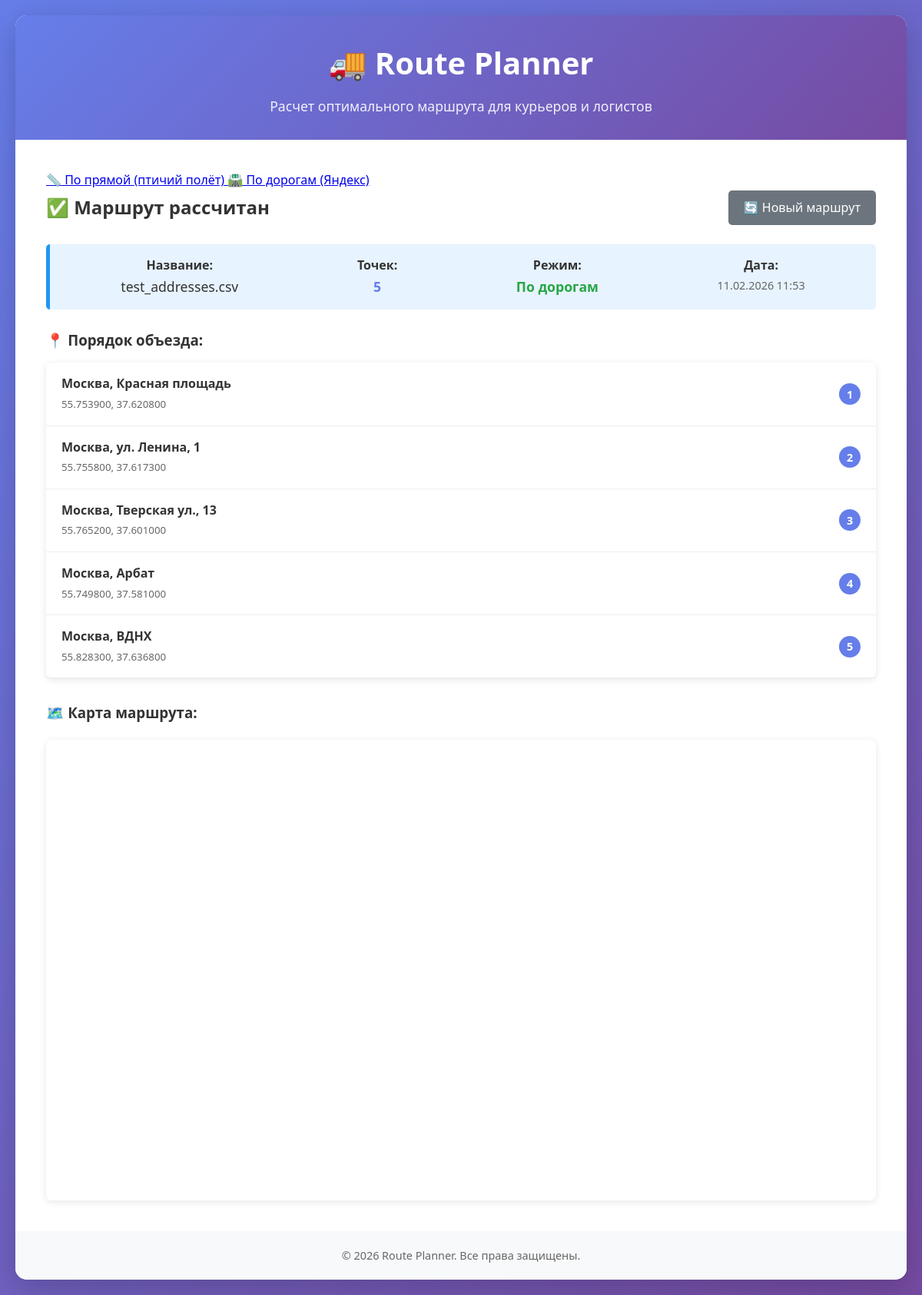
The app's page /result/1/yandex with its own data.
### models.py (models this page shows, shortened)
class Route(db.Model):
    __tablename__ = 'routes'
    id = db.Column(db.Integer, primary_key=True)
    name = db.Column(db.String(255), nullable=False)
    created_at = db.Column(db.DateTime, default=datetime.utcnow)
    total_distance = db.Column(db.Float)  # Общее расстояние в км
    waypoints = db.relationship('Waypoint', backref='route', lazy=True, cascade='all, delete-orphan')

class Waypoint(db.Model):
    __tablename__ = 'waypoints'
    id = db.Column(db.Integer, primary_key=True)
    route_id = db.Column(db.Integer, db.ForeignKey('routes.id'), nullable=False)
    address = db.Column(db.String(500), nullable=False)
    latitude = db.Column(db.Float, nullable=False)
    longitude = db.Column(db.Float, nullable=False)
    order_index = db.Column(db.Integer, nullable=False)  # Порядок в маршруте

### app.py (the view)
@app.route('/result/<int:route_id>/yandex')
def result_yandex(route_id):
    route = Route.query.get_or_404(route_id)
    waypoints = Waypoint.query.filter_by(route_id=route_id).order_by(Waypoint.order_index).all()
    yandex_api_key_js = os.getenv('YANDEX_API_KEY_JS')
    return render_template(
        'result_yandex.html',
        route=route,
        waypoints=waypoints,
        YANDEX_API_KEY_JS=yandex_api_key_js
    )

### templates/result_yandex.html (shortened to what this page needs)
{% extends "layout.html" %}
{% block content %}
    <div class="btn-group mb-3" role="group">
        <a href="{{ url_for('result', route_id=route.id) }}" class="btn btn-primary">
            📏 По прямой (птичий полёт)
        </a>
        <a href="{{ url_for('result_yandex', route_id=route.id) }}" class="btn btn-success active">
            🛣️ По дорогам (Яндекс)
        </a>
    </div>
    <div style="display: flex; justify-content: space-between; align-items: center; margin-bottom: 25px;">
        <h2>✅ Маршрут рассчитан</h2>
        <a href="{{ url_for('index') }}"
           style="background: #6c757d; color: white; padding: 10px 20px; text-decoration: none; border-radius: 5px;">
           🔄 Новый маршрут
        </a>
    </div>
    <div style="background: #e7f3ff; border-left: 5px solid #2196F3; padding: 15px; margin-bottom: 25px; border-radius: 5px;">
        <div style="display: flex; justify-content: space-around; text-align: center;">
            <div>
                <strong>Название:</strong><br>
                <span style="font-size: 1.1em;">{{ route.name }}</span>
            </div>
            <div>
                <strong>Точек:</strong><br>
                <span style="font-size: 1.1em; color: #667eea; font-weight: bold;">{{ waypoints|length }}</span>
            </div>
            <div>
                <strong>Режим:</strong><br>
                <span style="font-size: 1.1em; color: #28a745; font-weight: bold;">По дорогам</span>
            </div>
            <div>
                <strong>Дата:</strong><br>
                <span style="font-size: 0.9em; color: #666;">{{ route.created_at.strftime('%d.%m.%Y %H:%M') }}</span>
            </div>
        </div>
    </div>
    <h3 style="margin-bottom: 15px;">📍 Порядок объезда:</h3>
    <div style="background: white; border-radius: 8px; box-shadow: 0 2px 10px rgba(0,0,0,0.1); margin-bottom: 30px;">
        <ol style="padding: 0; margin: 0;">
            {% for waypoint in waypoints %}
                <li style="padding: 15px 20px; border-bottom: 1px solid #eee; display: flex; justify-content: space-between; align-items: center;">
                    <div>
                        <strong>{{ waypoint.address }}</strong><br>
                        <small style="color: #666;">{{ "%.6f"|format(waypoint.latitude) }}, {{ "%.6f"|format(waypoint.longitude) }}</small>
                    </div>
                    <span style="background: #667eea; color: white; width: 28px; height: 28px; border-radius: 50%; display: flex; align-items: center; justify-content: center; font-weight: bold; font-size: 0.9em;">
                        {{ loop.index }}
                    </span>
                </li>
            {% endfor %}
        </ol>
    </div>
    <h3 style="margin-bottom: 15px;">🗺️ Карта маршрута:</h3>
    <div id="map"></div>
{% endblock %}

### templates/layout.html (shortened to what this page needs)
<!DOCTYPE html>
<html lang="ru">
<head>
</head>
<body>
    <div class="container">
        <header>
            <h1>🚚 Route Planner</h1>
            <p class="subtitle">Расчет оптимального маршрута для курьеров и логистов</p>
        </header>
        <main>
            {% block content %}{% endblock %}
        </main>
        <footer>
            <p>© 2026 Route Planner. Все права защищены.</p>
        </footer>
    </div>
</body>
</html>

### templates/layout.html (style rules this page uses)
* { margin: 0; padding: 0; box-sizing: border-box; }
body { font-family: 'Segoe UI', Tahoma, Geneva, Verdana, sans-serif; line-height: 1.6; color: #333; background: linear-gradient(135deg, #667eea 0%, #764ba2 100%); min-height: 100vh; padding: 20px; }
.container { max-width: 1200px; margin: 0 auto; background: white; border-radius: 15px; box-shadow: 0 10px 40px rgba(0, 0, 0, 0.2); overflow: hidden; }
header { background: linear-gradient(135deg, #667eea 0%, #764ba2 100%); color: white; padding: 30px; text-align: center; }
h1 { font-size: 2.5em; margin-bottom: 10px; }
.subtitle { font-size: 1.1em; opacity: 0.9; }
main { padding: 40px; }
footer { background: #f8f9fa; padding: 20px; text-align: center; color: #666; font-size: 0.9em; }

### templates/result_yandex.html (style rules this page uses)
#map { width: 100%; height: 600px; margin-top: 20px; border-radius: 8px; box-shadow: 0 2px 10px rgba(0,0,0,0.1); }

### records on screen
Route: name "test_addresses.csv", created_at "11.02.2026 11:53"
Waypoint: address "Москва, Красная площадь", latitude "55.753900", longitude "37.620800"
Waypoint: address "Москва, ул. Ленина, 1", latitude "55.755800", longitude "37.617300"
Waypoint: address "Москва, Тверская ул., 13", latitude "55.765200", longitude "37.601000"
Waypoint: address "Москва, Арбат", latitude "55.749800", longitude "37.581000"
Waypoint: address "Москва, ВДНХ", latitude "55.828300", longitude "37.636800"

### other values on screen
{{ waypoints|length }} "5"
